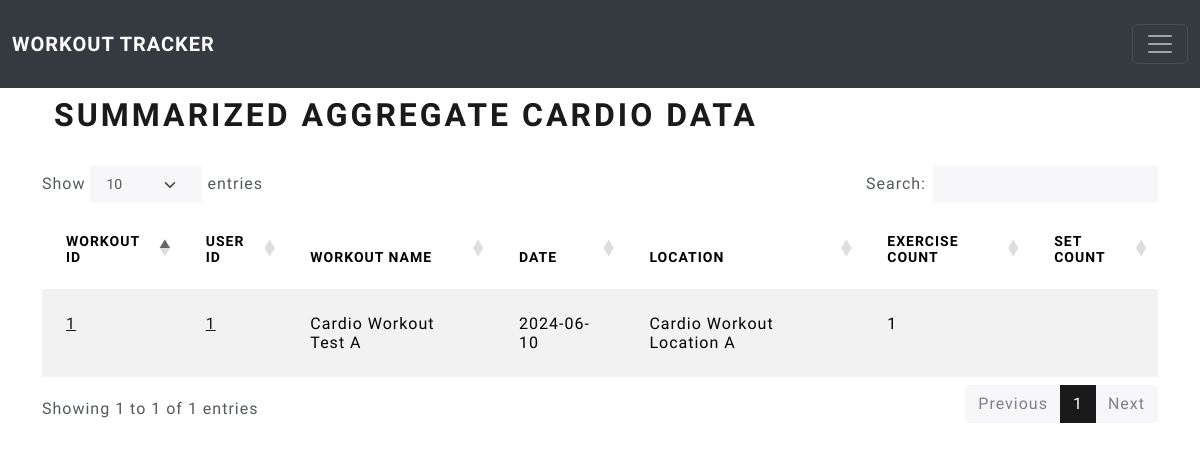
The app's page /aggregate_cardio_summary (signed in), older data.
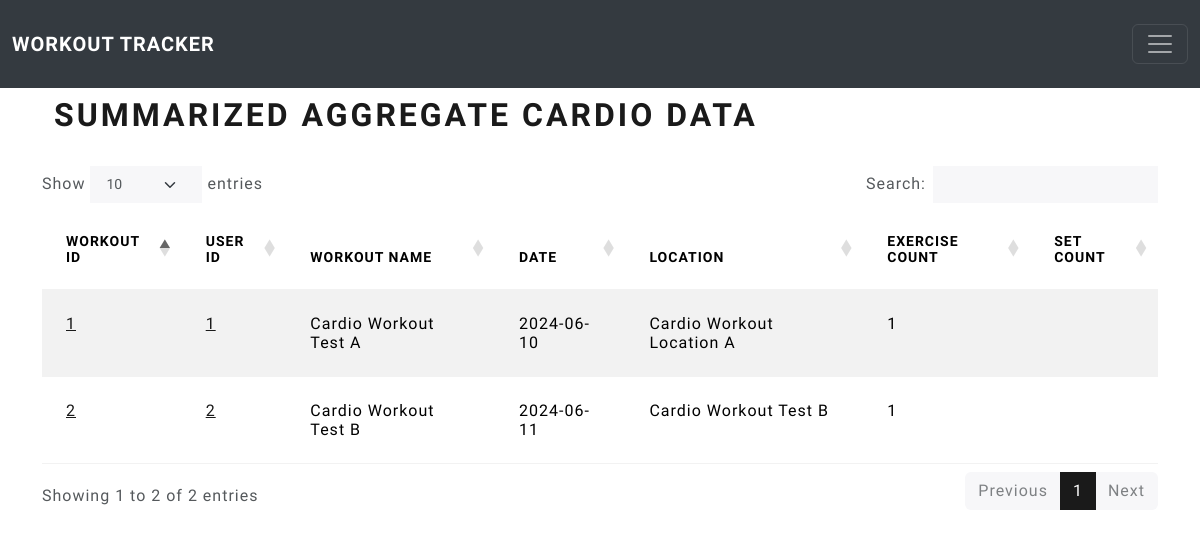
The same page, newer data.
### workouts/models.py (models this page shows, shortened)
class CardioTrainingSub(db.Model):
    __tablename__ = 'cardio_training_sub'
    users = db.relationship(User)
    id = db.Column(db.Integer, primary_key=True)
    user_id = db.Column(db.Integer, db.ForeignKey('users.id'), nullable=False)
    workout_name = db.Column(db.String(140), nullable=False)
    date = db.Column(db.Date, nullable=False, default=datetime.utcnow)
    location = db.Column(db.String, nullable=False)
    exercise_count = db.Column(db.Integer, nullable=False)
    circuit_count = db.Column(db.Integer, nullable=False)

### workouts/aggregate/views.py (the view)
@aggregate.route('/aggregate_cardio_summary', methods=['GET', 'POST'])
@login_required
def summarized_cardio_workout_table():
    cardio_training_data = CardioTrainingSub.query.where(CardioTrainingSub.id==CardioTraining.sub_id).all()
    return render_template('aggregate_cardio_summary.html',
                           cardio_training_data=cardio_training_data)

### workouts/models.py (called while the page is built)
@login_manager.user_loader
def load_user(user_id):
    return User.query.get(user_id)

### workouts/templates/aggregate_cardio_summary.html (shortened to what this page needs)
{% extends "base.html" %}
{% block content %}
    <div class="container">
    <h1>Summarized Aggregate Cardio Data</h1>
    </div>
    <br>
    <div class="table-responsive">
    <table id="data" class="table table-striped">
        <thead>
            <tr>
                <th>Workout ID</th>
                <th>User ID</th>
                <th>Workout Name</th>
                <th>Date</th>
                <th>Location</th>
                <th>Exercise Count</th>
                <th>Set Count</th>
            </tr>
        </thead>
        <tbody>
            {% for exercise_set in cardio_training_data %}
            <tr>
                <td><a href="{{url_for('cardio_training.single_cardio_workout', cardio_workout_id=exercise_set.id, cardio_user_id=exercise_set.user_id)}}">{{ exercise_set.id }}</a></td>
                <td><a href="{{url_for('cardio_training_sub.view_cardio_sub_workout_table', cardio_user_id=exercise_set.user_id)}}">{{ exercise_set.user_id }}</a></td>
                <td>{{ exercise_set.workout_name }}</td>
                <td>{{ exercise_set.date }}</td>
                <td>{{ exercise_set.location }}</td>
                <td>{{ exercise_set.exercise_count }}</td>
                <td>{{ exercise_set.set_count }}</td>
            </tr>
            {% endfor %}
        </tbody>
    </table>
    </div>
{% endblock %}

Row changes from the older to the newer data that the page shows:
added CardioTrainingSub: id "2", user_id "2", workout_name "Cardio Workout Test B", date "2024-06-11", location "Cardio Workout Test B", exercise_count "1"
Text that changed along with them:
text written by a page script: "Show entries Search: Showing 1 to 1 of 1 entries Previous 1 Next" → "Show entries Search: Showing 1 to 2 of 2 entries Previous 1 Next"
